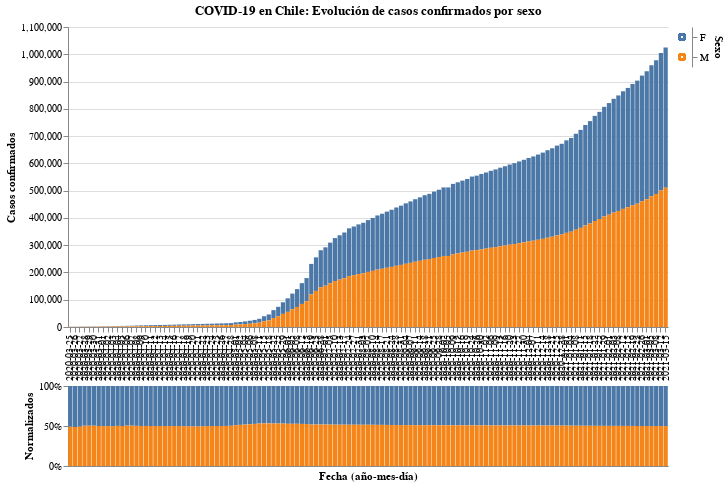

Notebook source saved alongside this figure:
### Code cell
#hide_input
input_dropdown = alt.binding_select(options=cases_sex['Sexo'].unique())
selection1 = alt.selection_single(fields=['Sexo'], bind=input_dropdown, name=' ')
selection2 = alt.selection_multi(fields=['Sexo'], on='mouseover')

color = alt.condition(selection1 | selection2,
                    alt.Color('Sexo:N', scale=alt.Scale(scheme='tableau10'), legend=None),
                    alt.value('lightgray'))

bars1 = alt.Chart(cases_sex).mark_bar().encode(
    x=alt.X("Fecha (año-mes-día)", axis=alt.Axis(title="")),
    y=alt.Y("Casos confirmados"),
    tooltip = ["Fecha (año-mes-día)", "Casos confirmados", "Porcentaje"],
    color=color
).add_selection(
    selection1, selection2
).transform_filter(
    selection1
)

legend = alt.Chart(cases_sex).mark_point().encode(
    y=alt.Y('Sexo:N', axis=alt.Axis(orient='right')),
    color=color
).add_selection(
    selection1, selection2
)

bars2 = alt.Chart(cases_sex).mark_bar().encode(
    x=alt.X("Fecha (año-mes-día)", axis=alt.Axis(title="Fecha (año-mes-día)", ticks=False, labels=False)),
    y=alt.Y("Casos confirmados", axis=alt.Axis(title="Normalizados", format='%'), stack="normalize"),
    color=color,
    tooltip = ["Fecha (año-mes-día)", "Casos confirmados", "Porcentaje"],
).add_selection(
    selection1, selection2
).transform_filter(
    selection1
)

alt.vconcat(
    bars1.properties(
        title = 'COVID-19 en Chile: Evolución de casos confirmados por sexo',
        width=600) | legend,
    bars2.properties(
        height = 80,
        width=600)
).configure_view(
    stroke=None
).configure_concat(
    spacing=1
)

### Figure 1 — Vega-Lite specification as saved in the notebook (floating-point values rounded to 4 significant figures; data arrays with more than 128 entries replaced by an {"elided": "..."} marker saying what was removed)
{"config": {"view": {"continuousWidth": 400, "continuousHeight": 300, "stroke": null}, "concat": {"spacing": 1}}, "vconcat": [{"hconcat": [{"mark": "bar", "encoding": {"color": {"condition": {"type": "nominal", "field": "Sexo", "legend": null, "scale": {"scheme": "tableau10"}, "selection": {"or": [" ", "selector002"]}}, "value": "lightgray"}, "tooltip": [{"type": "nominal", "field": "Fecha (año-mes-día)"}, {"type": "quantitative", "field": "Casos confirmados"}, {"type": "quantitative", "field": "Porcentaje"}], "x": {"type": "nominal", "axis": {"title": ""}, "field": "Fecha (año-mes-día)"}, "y": {"type": "quantitative", "field": "Casos confirmados"}}, "selection": {" ": {"type": "single", "fields": ["Sexo"], "bind": {"input": "select", "options": ["F", "M"]}}, "selector002": {"type": "multi", "fields": ["Sexo"], "on": "mouseover"}}, "title": "COVID-19 en Chile: Evolución de casos confirmados por sexo", "transform": [{"filter": {"selection": " "}}], "width": 600}, {"mark": "point", "encoding": {"color": {"condition": {"type": "nominal", "field": "Sexo", "legend": null, "scale": {"scheme": "tableau10"}, "selection": {"or": [" ", "selector002"]}}, "value": "lightgray"}, "y": {"type": "nominal", "axis": {"orient": "right"}, "field": "Sexo"}}, "selection": {" ": {"type": "single", "fields": ["Sexo"], "bind": {"input": "select", "options": ["F", "M"]}}, "selector002": {"type": "multi", "fields": ["Sexo"], "on": "mouseover"}}}]}, {"mark": "bar", "encoding": {"color": {"condition": {"type": "nominal", "field": "Sexo", "legend": null, "scale": {"scheme": "tableau10"}, "selection": {"or": [" ", "selector002"]}}, "value": "lightgray"}, "tooltip": [{"type": "nominal", "field": "Fecha (año-mes-día)"}, {"type": "quantitative", "field": "Casos confirmados"}, {"type": "quantitative", "field": "Porcentaje"}], "x": {"type": "nominal", "axis": {"labels": false, "ticks": false, "title": "Fecha (año-mes-día)"}, "field": "Fecha (año-mes-día)"}, "y": {"type": "quantitative", "axis": {"format": "%", "title": "Normalizados"}, "field": "Casos confirmados", "stack": "normalize"}}, "height": 80, "selection": {" ": {"type": "single", "fields": ["Sexo"], "bind": {"input": "select", "options": ["F", "M"]}}, "selector002": {"type": "multi", "fields": ["Sexo"], "on": "mouseover"}}, "transform": [{"filter": {"selection": " "}}], "width": 600}], "data": {"name": "data-38a96d197fed7756b20074c9cd99963e"}, "$schema": "https://vega.github.io/schema/vega-lite/v4.8.1.json", "datasets": {"data-38a96d197fed7756b20074c9cd99963e": {"elided": "254 records"}}}
